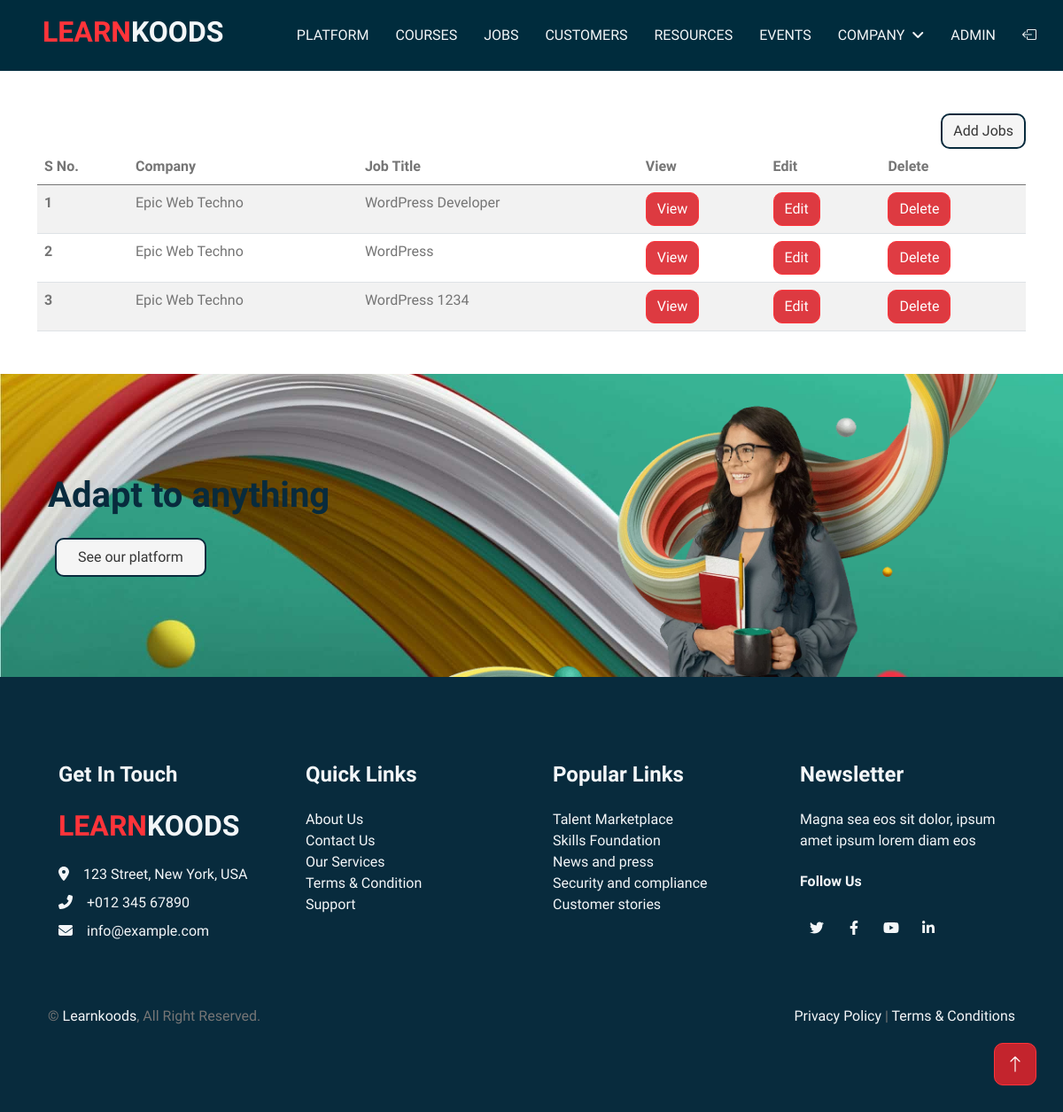
The page /jobprofile/ (signed in) on the database as committed earlier.
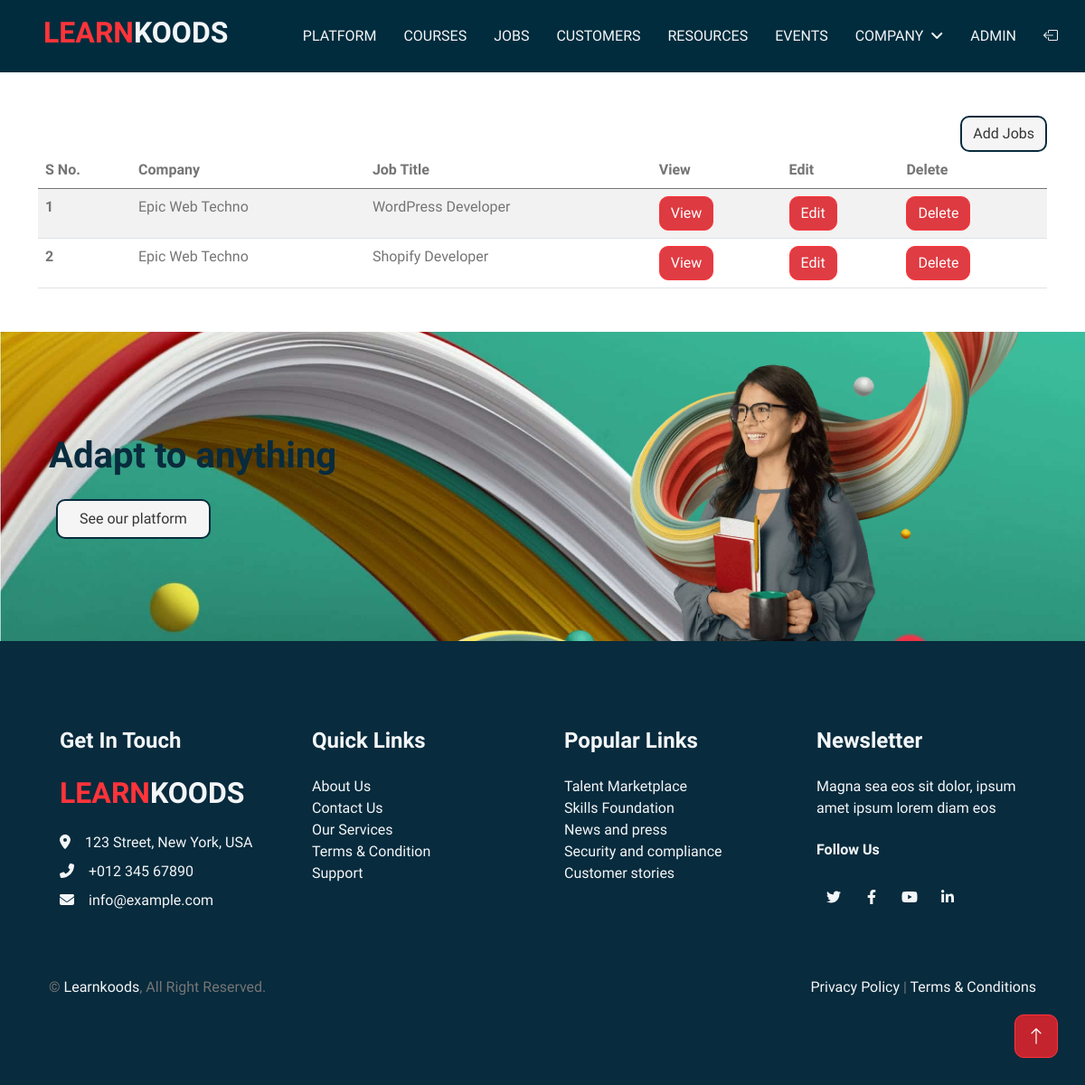
The same page on the database as committed later.
### jobs/models.py (models this page shows)
class Job(models.Model):
    job_id = models.AutoField(primary_key=True)
    user = models.ForeignKey(User, on_delete=models.CASCADE,null=True,blank=True,default=None)
    category = models.ForeignKey(Category,on_delete=models.CASCADE,null = True)
    job_title = models.CharField(max_length=100)
    job_type = models.CharField(choices=JOB_TYPE,default=None, null = True,max_length=50)
    exp_required = models.CharField(max_length=100)
    skills_req =  models.ManyToManyField(skil)
    job_des = HTMLField(blank=True, null=True)
    salary = models.CharField(max_length=20)
    min_salary = models.DecimalField(
        max_digits=10,
        decimal_places=2,
        null=True,
        blank=True,
        verbose_name="Minimum Salary",
        help_text="Enter the minimum salary for this job (e.g., 50000.00)",
    )
    max_salary = models.DecimalField(
        max_digits=10,
        decimal_places=2,
        null=True,
        blank=True,
        verbose_name="Maximum Salary",
        help_text="Enter the maximum salary for this job (e.g., 80000.00)",
    )
    company = models.CharField(max_length=100,null=False,default=None)
    location = models.CharField(max_length=250)
    company_desc = HTMLField(blank=True, null=True)
    url = models.URLField(max_length=200)
    last_update = models.DateField()
    timestamp = models.DateTimeField(auto_now=True)
    job_image = models.ImageField(upload_to='job/', default = "job/jobs-1.jpg")
    job_slug = AutoSlugField(populate_from = 'get_full_slug',unique=True,null=True,default=None)
    is_published = models.BooleanField(default=False)
    is_closed = models.BooleanField(default=False)
    def get_full_slug(self):
        return f"{self.job_title} at {self.company}"
    def __str__(self):
        return self.job_title

### koods/views.py (the view)
# urls.py: path('jobprofile/',views.Jobprofile),
def Jobprofile(request):
    if not request.user.is_authenticated:
        return redirect("/")
    usr = request.user
    jobprofile = Job.objects.filter(user=usr)
    print(jobprofile,"===========jobdata")
    data={
        'title':'Learnkoods',
        'jobprofile':jobprofile
    }
    return render(request,"jobprofile.html",data)

### templates/jobprofile.html (shortened to what this page needs)
{% extends 'base.html' %} {% block content %}
<div class="container my-5">
    {% if user.is_authenticated and user.profile.is_job == True %}
        <div style="float: right;">
            <a href="/add_jobs"><button class="btn btn-grey">Add Jobs</button></a>
        </div>
    {% endif %}
<table class="table table-striped">
    <thead>
        <tr>
          <th scope="col">S No.</th>
          <th scope="col">Company</th>
          <th scope="col">Job Title</th>
          <th scope="col">View</th>
          <th scope="col">Edit</th>
          <th scope="col">Delete</th>
        </tr>
      </thead>
      <tbody>
        {% for i in jobprofile %}
        <tr>
          <th scope="row">{{forloop.counter}}</th>
          <td>{{i.company}}</td>
          <td>{{i}}</td>
          <td><a href ="/job-details/{{i.job_slug}}" ><button class="btn btn-primary">View</button></a></td>
          <td><a href ="/job-details/{{i.job_slug}}" ><button class="btn btn-primary">Edit</button></a></td>
          <td><a href ="/job-details/{{i.job_slug}}" ><button class="btn btn-primary">Delete</button></a></td>
        </tr>
        {% endfor %}
      </tbody>
</table>
</div>
{% endblock %}

Rows that differ between the two databases and show on the page:
removed Job: company "Epic Web Techno", job_title "WordPress"
removed Job: company "Epic Web Techno", job_title "WordPress 1234"
added Job: company "Epic Web Techno", job_title "Shopify Developer"
